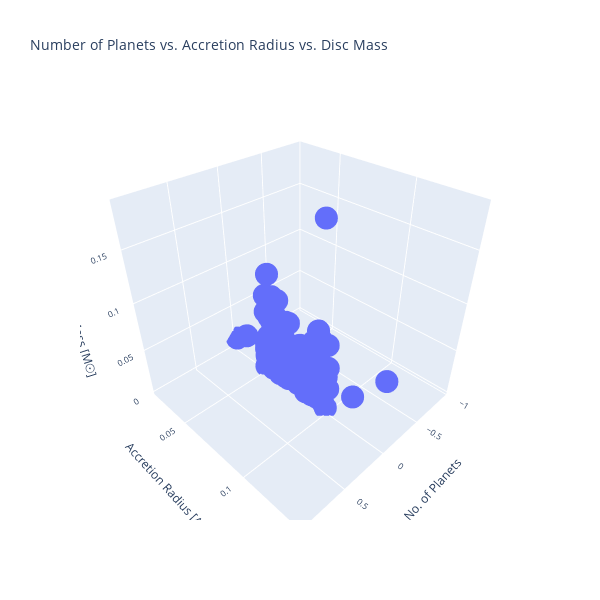

Here is the notebook cell this chart was saved with:
### Markdown cell above
### Generating a 3D Scatterplot with Planet Values

Still a work-in-progress (need to count number of dictionaries in each cell of the `planets` column, which is a list of dictionaries).

### Code cell
fig_3d = px.scatter_3d(df, x='num_planets', y='accr1', z='disc_m', 
                       title="Number of Planets vs. Accretion Radius vs. Disc Mass",
                       labels={'num_planets': 'No. of Planets', 'accr1': 'Accretion Radius [AU]', 'disc_m': 'Disc Mass [M☉]'})
fig_3d.update_layout(
    scene_aspectmode="cube",
    width=600, height=600,  # Set plot area to square
    font=dict(size=10)       # Decrease font size
)
fig_3d.show()
